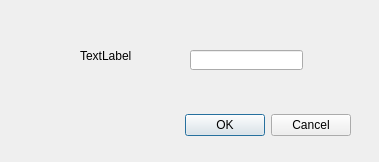
<?xml version="1.0" encoding="UTF-8"?>
<ui version="4.0">
 <class>inputDialog</class>
 <widget class="QDialog" name="inputDialog">
  <property name="geometry">
   <rect>
    <x>0</x>
    <y>0</y>
    <width>379</width>
    <height>162</height>
   </rect>
  </property>
  <property name="windowTitle">
   <string>Dialog</string>
  </property>
  <widget class="QDialogButtonBox" name="buttonBox">
   <property name="geometry">
    <rect>
     <x>10</x>
     <y>110</y>
     <width>341</width>
     <height>31</height>
    </rect>
   </property>
   <property name="orientation">
    <enum>Qt::Horizontal</enum>
   </property>
   <property name="standardButtons">
    <set>QDialogButtonBox::Cancel|QDialogButtonBox::Ok</set>
   </property>
  </widget>
  <widget class="QLabel" name="hintLabel">
   <property name="geometry">
    <rect>
     <x>80</x>
     <y>40</y>
     <width>91</width>
     <height>31</height>
    </rect>
   </property>
   <property name="text">
    <string>TextLabel</string>
   </property>
  </widget>
  <widget class="QLineEdit" name="inputLine">
   <property name="geometry">
    <rect>
     <x>190</x>
     <y>50</y>
     <width>113</width>
     <height>20</height>
    </rect>
   </property>
  </widget>
 </widget>
 <resources/>
 <connections>
  <connection>
   <sender>buttonBox</sender>
   <signal>accepted()</signal>
   <receiver>inputDialog</receiver>
   <slot>accept()</slot>
   <hints>
    <hint type="sourcelabel">
     <x>248</x>
     <y>254</y>
    </hint>
    <hint type="destinationlabel">
     <x>157</x>
     <y>274</y>
    </hint>
   </hints>
  </connection>
  <connection>
   <sender>buttonBox</sender>
   <signal>rejected()</signal>
   <receiver>inputDialog</receiver>
   <slot>reject()</slot>
   <hints>
    <hint type="sourcelabel">
     <x>316</x>
     <y>260</y>
    </hint>
    <hint type="destinationlabel">
     <x>286</x>
     <y>274</y>
    </hint>
   </hints>
  </connection>
 </connections>
</ui>
